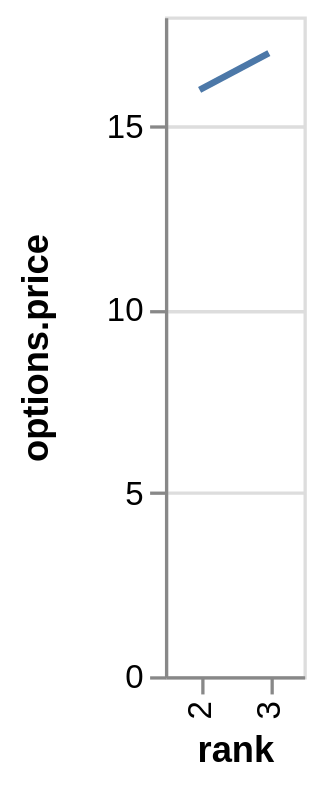

Express this chart as Vega-Lite.
### Vega specification from a JSON file in a GitHub repository (floating-point values rounded to 4 significant figures)
{"$schema": "https://vega.github.io/schema/vega/v4.json", "autosize": "pad", "padding": 5, "height": 200, "style": "cell", "data": [{"name": "source_0", "values": [{"rank": "1"}, {"rank": "2", "options": {"price": 16}}, {"rank": "3", "options": {"price": 17}}]}, {"name": "data_0", "source": "source_0", "transform": [{"type": "formula", "expr": "toNumber(datum[\"options\"] && datum[\"options\"][\"price\"])", "as": "options.price"}, {"type": "filter", "expr": "datum.options != null"}]}], "signals": [{"name": "x_step", "value": 21}, {"name": "width", "update": "bandspace(domain('x').length, 1, 0.5) * x_step"}], "marks": [{"name": "marks", "type": "line", "style": ["line"], "sort": {"field": "datum[\"rank\"]", "order": "descending"}, "from": {"data": "data_0"}, "encode": {"update": {"stroke": {"value": "#4c78a8"}, "x": {"scale": "x", "field": "rank"}, "y": {"scale": "y", "field": "options\\.price"}, "defined": {"signal": "datum[\"options.price\"] !== null && !isNaN(datum[\"options.price\"])"}}}}], "scales": [{"name": "x", "type": "point", "domain": {"data": "data_0", "field": "rank", "sort": true}, "range": {"step": {"signal": "x_step"}}, "padding": 0.5}, {"name": "y", "type": "linear", "domain": {"data": "data_0", "field": "options\\.price"}, "range": [{"signal": "height"}, 0], "nice": true, "zero": true}], "axes": [{"scale": "x", "orient": "bottom", "title": "rank", "labelOverlap": true, "encode": {"labels": {"update": {"angle": {"value": 270}, "align": {"value": "right"}, "baseline": {"value": "middle"}}}}, "zindex": 1}, {"scale": "y", "orient": "left", "title": "options.price", "labelOverlap": true, "tickCount": {"signal": "ceil(height/40)"}, "zindex": 1}, {"scale": "y", "orient": "left", "grid": true, "tickCount": {"signal": "ceil(height/40)"}, "gridScale": "x", "domain": false, "labels": false, "maxExtent": 0, "minExtent": 0, "ticks": false, "zindex": 0}], "config": {"axisY": {"minExtent": 30}}}
